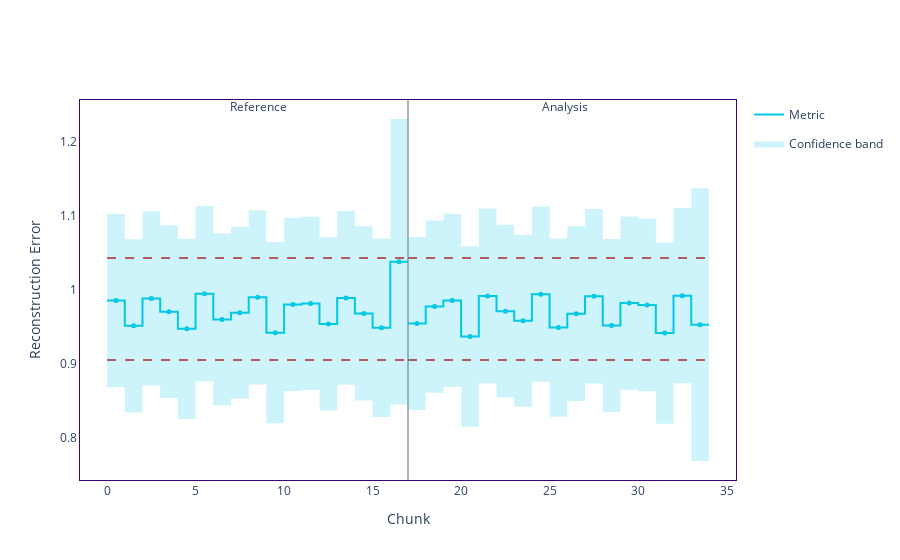

Notebook cell for this chart:
### Code cell
from nannyml.plots.blueprints.metrics import plot_metric
Synthetic_drift_detector = nml.DataReconstructionDriftCalculator(
    column_names=Synthetic_feature_names,
    chunk_size=100
).fit(reference_data=Synthetic_reference_set)

# Calculate drift results
Synthetic_drift_results = Synthetic_drift_detector.calculate(data=Synthetic_analysis_set)

# Visualize drift
Synthetic_drift_results_plot = plot_metric(Synthetic_drift_results, title='', metric_display_name='Reconstruction Error',
                metric_column_name='reconstruction_error')
Synthetic_drift_results_plot.write_image('./PNG/Synthetic/Synthetic_drift_results.png', width=1000, height=500)
Synthetic_drift_results_plot.show()

### Figure 1 — Plotly figure (JSON) as saved in the notebook; plotly's stock layout.template omitted (floating-point values rounded to 4 significant figures)
{"data": [{"hoverinfo": "skip", "legendgroup": "metric_reference", "line": {"color": "#00c8e5", "shape": "hv", "width": 2}, "mode": "lines", "name": "Metric", "showlegend": true, "type": "scatter", "x": [0, 1, 2, 3, 4, 5, 6, 7, 8, 9, 10, 11, 12, 13, 14, 15, 16, 17], "y": [0.9851, 0.9508, 0.9879, 0.9699, 0.9469, 0.9942, 0.9595, 0.9687, 0.9894, 0.9416, 0.9798, 0.9811, 0.9535, 0.9886, 0.9677, 0.9482, 1.038, 1.038]}, {"customdata": [["Reconstruction Error", "<b style=\"color:Colors.BLUE_SKY_CRAYOLA;line-height:60px\">Reference</b>", "", "[0:99]", "Chunk index: <b>0</b>", 0.9851, 0.1174], ["Reconstruction Error", "<b style=\"color:Colors.BLUE_SKY_CRAYOLA;line-height:60px\">Reference</b>", "", "[100:199]", "Chunk index: <b>1</b>", 0.9508, 0.1171], ["Reconstruction Error", "<b style=\"color:Colors.BLUE_SKY_CRAYOLA;line-height:60px\">Reference</b>", "", "[200:299]", "Chunk index: <b>2</b>", 0.9879, 0.1178], ["Reconstruction Error", "<b style=\"color:Colors.BLUE_SKY_CRAYOLA;line-height:60px\">Reference</b>", "", "[300:399]", "Chunk index: <b>3</b>", 0.9699, 0.1167], ["Reconstruction Error", "<b style=\"color:Colors.BLUE_SKY_CRAYOLA;line-height:60px\">Reference</b>", "", "[400:499]", "Chunk index: <b>4</b>", 0.9469, 0.1219], ["Reconstruction Error", "<b style=\"color:Colors.BLUE_SKY_CRAYOLA;line-height:60px\">Reference</b>", "", "[500:599]", "Chunk index: <b>5</b>", 0.9942, 0.1188], ["Reconstruction Error", "<b style=\"color:Colors.BLUE_SKY_CRAYOLA;line-height:60px\">Reference</b>", "", "[600:699]", "Chunk index: <b>6</b>", 0.9595, 0.1164], ["Reconstruction Error", "<b style=\"color:Colors.BLUE_SKY_CRAYOLA;line-height:60px\">Reference</b>", "", "[700:799]", "Chunk index: <b>7</b>", 0.9687, 0.1163], ["Reconstruction Error", "<b style=\"color:Colors.BLUE_SKY_CRAYOLA;line-height:60px\">Reference</b>", "", "[800:899]", "Chunk index: <b>8</b>", 0.9894, 0.1178], ["Reconstruction Error", "<b style=\"color:Colors.BLUE_SKY_CRAYOLA;line-height:60px\">Reference</b>", "", "[900:999]", "Chunk index: <b>9</b>", 0.9416, 0.1226], ["Reconstruction Error", "<b style=\"color:Colors.BLUE_SKY_CRAYOLA;line-height:60px\">Reference</b>", "", "[1000:1099]", "Chunk index: <b>10</b>", 0.9798, 0.1172], ["Reconstruction Error", "<b style=\"color:Colors.BLUE_SKY_CRAYOLA;line-height:60px\">Reference</b>", "", "[1100:1199]", "Chunk index: <b>11</b>", 0.9811, 0.1172], ["Reconstruction Error", "<b style=\"color:Colors.BLUE_SKY_CRAYOLA;line-height:60px\">Reference</b>", "", "[1200:1299]", "Chunk index: <b>12</b>", 0.9535, 0.1171], ["Reconstruction Error", "<b style=\"color:Colors.BLUE_SKY_CRAYOLA;line-height:60px\">Reference</b>", "", "[1300:1399]", "Chunk index: <b>13</b>", 0.9886, 0.1176], ["Reconstruction Error", "<b style=\"color:Colors.BLUE_SKY_CRAYOLA;line-height:60px\">Reference</b>", "", "[1400:1499]", "Chunk index: <b>14</b>", 0.9677, 0.1178], ["Reconstruction Error", "<b style=\"color:Colors.BLUE_SKY_CRAYOLA;line-height:60px\">Reference</b>", "", "[1500:1599]", "Chunk index: <b>15</b>", 0.9482, 0.1206], ["Reconstruction Error", "<b style=\"color:Colors.BLUE_SKY_CRAYOLA;line-height:60px\">Reference</b>", "", "[1600:1637]", "Chunk index: <b>16</b>", 1.038, 0.193]], "hovertemplate": "%{customdata[1]} &nbsp; &nbsp; %{customdata[2]} <br />Chunk: <b>%{customdata[3]}</b> &nbsp; &nbsp; %{customdata[4]} <br />%{customdata[0]}: <b>%{customdata[5]}</b><br />Confidence band: +/- <b>%{customdata[6]}</b><br /><extra></extra>", "legendgroup": "metric_reference", "marker": {"color": "#00c8e5", "size": 5, "symbol": "circle"}, "mode": "markers", "name": "Metric", "showlegend": false, "type": "scatter", "x": [0.5, 1.5, 2.5, 3.5, 4.5, 5.5, 6.5, 7.5, 8.5, 9.5, 10.5, 11.5, 12.5, 13.5, 14.5, 15.5, 16.5], "y": [0.9851, 0.9508, 0.9879, 0.9699, 0.9469, 0.9942, 0.9595, 0.9687, 0.9894, 0.9416, 0.9798, 0.9811, 0.9535, 0.9886, 0.9677, 0.9482, 1.038, 1.038]}, {"hoverinfo": "skip", "legendgroup": "metric_analysis", "line": {"color": "#00c8e5", "shape": "hv", "width": 2}, "mode": "lines", "name": "Metric", "showlegend": false, "type": "scatter", "x": [17, 18, 19, 20, 21, 22, 23, 24, 25, 26, 27, 28, 29, 30, 31, 32, 33, 34], "y": [0.954, 0.9769, 0.9852, 0.9364, 0.9912, 0.9707, 0.9577, 0.9938, 0.9486, 0.9673, 0.9909, 0.9514, 0.9816, 0.9791, 0.941, 0.9917, 0.9525, 0.9525]}, {"customdata": [["Reconstruction Error", "<b style=\"color:Colors.INDIGO_PERSIAN;line-height:60px\">Analysis</b>", "", "[0:99]", "Chunk index: <b>0</b>", 0.954, 0.1171], ["Reconstruction Error", "<b style=\"color:Colors.INDIGO_PERSIAN;line-height:60px\">Analysis</b>", "", "[100:199]", "Chunk index: <b>1</b>", 0.9769, 0.1164], ["Reconstruction Error", "<b style=\"color:Colors.INDIGO_PERSIAN;line-height:60px\">Analysis</b>", "", "[200:299]", "Chunk index: <b>2</b>", 0.9852, 0.1172], ["Reconstruction Error", "<b style=\"color:Colors.INDIGO_PERSIAN;line-height:60px\">Analysis</b>", "", "[300:399]", "Chunk index: <b>3</b>", 0.9364, 0.1222], ["Reconstruction Error", "<b style=\"color:Colors.INDIGO_PERSIAN;line-height:60px\">Analysis</b>", "", "[400:499]", "Chunk index: <b>4</b>", 0.9912, 0.1183], ["Reconstruction Error", "<b style=\"color:Colors.INDIGO_PERSIAN;line-height:60px\">Analysis</b>", "", "[500:599]", "Chunk index: <b>5</b>", 0.9707, 0.1168], ["Reconstruction Error", "<b style=\"color:Colors.INDIGO_PERSIAN;line-height:60px\">Analysis</b>", "", "[600:699]", "Chunk index: <b>6</b>", 0.9577, 0.1163], ["Reconstruction Error", "<b style=\"color:Colors.INDIGO_PERSIAN;line-height:60px\">Analysis</b>", "", "[700:799]", "Chunk index: <b>7</b>", 0.9938, 0.1184], ["Reconstruction Error", "<b style=\"color:Colors.INDIGO_PERSIAN;line-height:60px\">Analysis</b>", "", "[800:899]", "Chunk index: <b>8</b>", 0.9486, 0.1206], ["Reconstruction Error", "<b style=\"color:Colors.INDIGO_PERSIAN;line-height:60px\">Analysis</b>", "", "[900:999]", "Chunk index: <b>9</b>", 0.9673, 0.1181], ["Reconstruction Error", "<b style=\"color:Colors.INDIGO_PERSIAN;line-height:60px\">Analysis</b>", "", "[1000:1099]", "Chunk index: <b>10</b>", 0.9909, 0.1181], ["Reconstruction Error", "<b style=\"color:Colors.INDIGO_PERSIAN;line-height:60px\">Analysis</b>", "", "[1100:1199]", "Chunk index: <b>11</b>", 0.9514, 0.117], ["Reconstruction Error", "<b style=\"color:Colors.INDIGO_PERSIAN;line-height:60px\">Analysis</b>", "", "[1200:1299]", "Chunk index: <b>12</b>", 0.9816, 0.1172], ["Reconstruction Error", "<b style=\"color:Colors.INDIGO_PERSIAN;line-height:60px\">Analysis</b>", "", "[1300:1399]", "Chunk index: <b>13</b>", 0.9791, 0.1165], ["Reconstruction Error", "<b style=\"color:Colors.INDIGO_PERSIAN;line-height:60px\">Analysis</b>", "", "[1400:1499]", "Chunk index: <b>14</b>", 0.941, 0.1227], ["Reconstruction Error", "<b style=\"color:Colors.INDIGO_PERSIAN;line-height:60px\">Analysis</b>", "", "[1500:1599]", "Chunk index: <b>15</b>", 0.9917, 0.1185], ["Reconstruction Error", "<b style=\"color:Colors.INDIGO_PERSIAN;line-height:60px\">Analysis</b>", "", "[1600:1637]", "Chunk index: <b>16</b>", 0.9525, 0.1845]], "hovertemplate": "%{customdata[1]} &nbsp; &nbsp; %{customdata[2]} <br />Chunk: <b>%{customdata[3]}</b> &nbsp; &nbsp; %{customdata[4]} <br />%{customdata[0]}: <b>%{customdata[5]}</b><br />Confidence band: +/- <b>%{customdata[6]}</b><br /><extra></extra>", "legendgroup": "metric_analysis", "marker": {"color": "#00c8e5", "size": 5, "symbol": "circle"}, "mode": "markers", "name": "Metric", "showlegend": false, "type": "scatter", "x": [17.5, 18.5, 19.5, 20.5, 21.5, 22.5, 23.5, 24.5, 25.5, 26.5, 27.5, 28.5, 29.5, 30.5, 31.5, 32.5, 33.5], "y": [0.954, 0.9769, 0.9852, 0.9364, 0.9912, 0.9707, 0.9577, 0.9938, 0.9486, 0.9673, 0.9909, 0.9514, 0.9816, 0.9791, 0.941, 0.9917, 0.9525, 0.9525]}, {"hoverinfo": "skip", "legendgroup": "alert", "marker": {"color": "#DD4040", "size": 8, "symbol": "diamond"}, "mode": "markers", "name": "Alert", "showlegend": true, "type": "scatter", "x": [], "y": []}, {"hoverinfo": "skip", "legendgroup": "thresh", "line": {"color": "#DD4040", "dash": "dash", "width": 2}, "mode": "lines", "name": "Threshold", "showlegend": false, "type": "scatter", "x": [0, 1, 2, 3, 4, 5, 6, 7, 8, 9, 10, 11, 12, 13, 14, 15, 16, 17], "y": [1.043, 1.043, 1.043, 1.043, 1.043, 1.043, 1.043, 1.043, 1.043, 1.043, 1.043, 1.043, 1.043, 1.043, 1.043, 1.043, 1.043, 1.043]}, {"hoverinfo": "skip", "legendgroup": "thresh", "line": {"color": "#DD4040", "dash": "dash", "width": 2}, "mode": "lines", "name": "Threshold", "showlegend": false, "type": "scatter", "x": [0, 1, 2, 3, 4, 5, 6, 7, 8, 9, 10, 11, 12, 13, 14, 15, 16, 17], "y": [0.9045, 0.9045, 0.9045, 0.9045, 0.9045, 0.9045, 0.9045, 0.9045, 0.9045, 0.9045, 0.9045, 0.9045, 0.9045, 0.9045, 0.9045, 0.9045, 0.9045, 0.9045]}, {"hoverinfo": "skip", "legendgroup": "thresh", "line": {"color": "#DD4040", "dash": "dash", "width": 2}, "mode": "lines", "name": "Threshold", "showlegend": false, "type": "scatter", "x": [17, 18, 19, 20, 21, 22, 23, 24, 25, 26, 27, 28, 29, 30, 31, 32, 33, 34], "y": [1.043, 1.043, 1.043, 1.043, 1.043, 1.043, 1.043, 1.043, 1.043, 1.043, 1.043, 1.043, 1.043, 1.043, 1.043, 1.043, 1.043, 1.043]}, {"hoverinfo": "skip", "legendgroup": "thresh", "line": {"color": "#DD4040", "dash": "dash", "width": 2}, "mode": "lines", "name": "Threshold", "showlegend": false, "type": "scatter", "x": [17, 18, 19, 20, 21, 22, 23, 24, 25, 26, 27, 28, 29, 30, 31, 32, 33, 34], "y": [0.9045, 0.9045, 0.9045, 0.9045, 0.9045, 0.9045, 0.9045, 0.9045, 0.9045, 0.9045, 0.9045, 0.9045, 0.9045, 0.9045, 0.9045, 0.9045, 0.9045, 0.9045]}, {"connectgaps": true, "hoverinfo": "skip", "line": {"color": "rgba(0,0,0,0)", "shape": "hv"}, "mode": "lines", "name": "Confidence band", "showlegend": false, "type": "scatter", "x": [0, 1, 2, 3, 4, 5, 6, 7, 8, 9, 10, 11, 12, 13, 14, 15, 16, 17], "y": [1.103, 1.068, 1.106, 1.087, 1.069, 1.113, 1.076, 1.085, 1.107, 1.064, 1.097, 1.098, 1.071, 1.106, 1.086, 1.069, 1.231, 1.231]}, {"connectgaps": true, "fill": "tonexty", "fillcolor": "rgba(0.0, 0.7843137254901961, 0.8980392156862745, 0.2)", "hoverinfo": "skip", "line": {"color": "rgba(0,0,0,0)", "shape": "hv"}, "mode": "lines", "name": "Confidence band", "showlegend": true, "type": "scatter", "x": [0, 1, 2, 3, 4, 5, 6, 7, 8, 9, 10, 11, 12, 13, 14, 15, 16, 17], "y": [0.8677, 0.8337, 0.8701, 0.8532, 0.8249, 0.8754, 0.8432, 0.8524, 0.8715, 0.819, 0.8626, 0.8639, 0.8364, 0.8711, 0.8499, 0.8276, 0.8446, 0.8446]}, {"connectgaps": true, "hoverinfo": "skip", "line": {"color": "rgba(0,0,0,0)", "shape": "hv"}, "mode": "lines", "name": "Confidence band", "showlegend": false, "type": "scatter", "x": [17, 18, 19, 20, 21, 22, 23, 24, 25, 26, 27, 28, 29, 30, 31, 32, 33, 34], "y": [1.071, 1.093, 1.102, 1.059, 1.11, 1.087, 1.074, 1.112, 1.069, 1.085, 1.109, 1.068, 1.099, 1.096, 1.064, 1.11, 1.137, 1.137]}, {"connectgaps": true, "fill": "tonexty", "fillcolor": "rgba(0.0, 0.7843137254901961, 0.8980392156862745, 0.2)", "hoverinfo": "skip", "line": {"color": "rgba(0,0,0,0)", "shape": "hv"}, "mode": "lines", "name": "Confidence band", "showlegend": false, "type": "scatter", "x": [17, 18, 19, 20, 21, 22, 23, 24, 25, 26, 27, 28, 29, 30, 31, 32, 33, 34], "y": [0.8369, 0.8605, 0.868, 0.8142, 0.8729, 0.8539, 0.8413, 0.8753, 0.828, 0.8493, 0.8728, 0.8344, 0.8644, 0.8625, 0.8183, 0.8732, 0.768, 0.768]}], "layout": {"annotations": [{"showarrow": false, "text": "Reference", "x": 8, "xshift": 10, "y": 1.01, "yref": "y domain"}, {"showarrow": false, "text": "Analysis", "x": 25, "xshift": 15, "y": 1.01, "yref": "y domain"}], "hoverlabel": {"bgcolor": "white", "font": {"size": 14}}, "legend": {"itemclick": false, "itemdoubleclick": false, "traceorder": "grouped"}, "paper_bgcolor": "rgba(255,255,255,1)", "plot_bgcolor": "rgba(255,255,255,1)", "shapes": [{"layer": "below", "line": {"color": "#666666", "width": 1}, "type": "line", "x0": 17, "x1": 17, "xref": "x", "y0": 0, "y1": 1, "yref": "y domain"}], "title": {"text": ""}, "xaxis": {"linecolor": "#3b0280", "matches": "x", "mirror": true, "showgrid": false, "title": {"text": "Chunk"}, "zeroline": false}, "yaxis": {"linecolor": "#3b0280", "mirror": true, "showgrid": false, "title": {"text": "Reconstruction Error"}, "zeroline": false}}}
